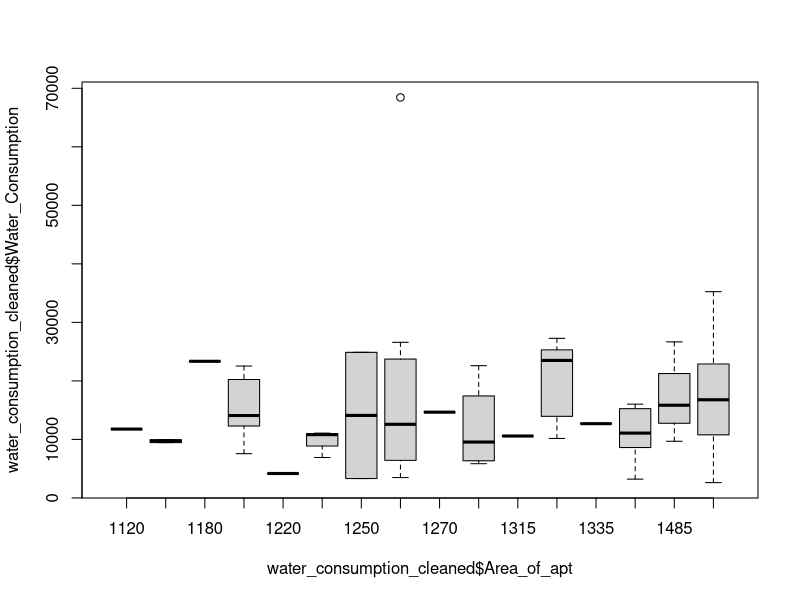
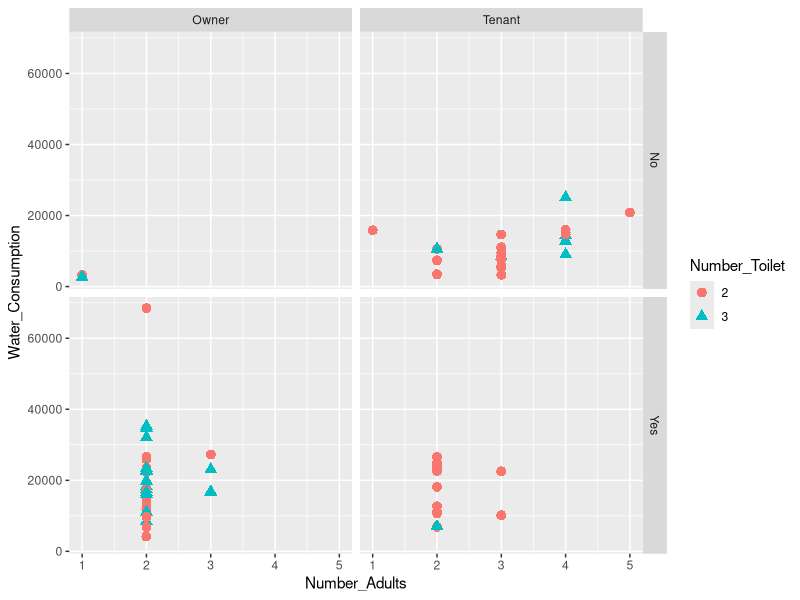

The R source for these figures, in order: (Note: this script raises an error after producing the figures.)
## ---- chunk 1
#getwd()
water_consumption=read.csv("Apartment_water_consumption.csv",stringsAsFactors = FALSE)
str(water_consumption)

## ---- chunk 2
water_consumption_cleaned=water_consumption[3:9]
str(water_consumption_cleaned)
## ---- chunk 3
colnames(water_consumption_cleaned)=c("Resident_status","Family_Status",
                                      "Number_Adults","Number_Children","Number_Toilet","Area_of_apt","Water_Consumption") 
        
## ---- chunk 4
water_consumption_cleaned$Resident_status <- as.factor(water_consumption_cleaned$Resident_status)
water_consumption_cleaned$Family_Status <- as.factor(water_consumption_cleaned$Family_Status)
water_consumption_cleaned$Number_Toilet <- as.factor(water_consumption_cleaned$Number_Toilet)
str(water_consumption_cleaned)
## ---- chunk 5

table(water_consumption_cleaned$Family_Status, useNA = "ifany")
water_consumption_cleaned=water_consumption_cleaned[complete.cases(water_consumption_cleaned),]
table(water_consumption_cleaned$Family_Status, useNA = "ifany")
str(water_consumption_cleaned)

## ---- chunk 6
library(ggplot2)
boxplot(water_consumption_cleaned$Water_Consumption~water_consumption_cleaned$Area_of_apt)
# We can clearly make out an outlier for an apartment for area 1255

qplot(Number_Adults, Water_Consumption, data=water_consumption_cleaned, shape=Number_Toilet, color=Number_Toilet, 
   facets=Family_Status~Resident_status, size=I(3),
   xlab="Number_Adults", ylab="Water_Consumption") 
## ---- chunk 7
# We will use five different models and do a comparison to get the best model
library(caret)
library(doParallel) 
cl <- makeCluster(detectCores(), type='PSOCK')
registerDoParallel(cl)
set.seed(5000)
start.time <- Sys.time()
# Multiple linear regression. We are taking the log of Water_Consumption as the relation between that and several variables are non -linear
m1 <- train(log(Water_Consumption) ~ ., data = water_consumption_cleaned, method = "lm")
# Regression Tree
m2 <-train(Water_Consumption ~ ., data = water_consumption_cleaned, method = "rpart", metric="Rsquared")
# Model Tree
m3 <-train(Water_Consumption ~ ., data = water_consumption_cleaned, method = "M5",metric="Rsquared")
# Random Forest
m4 <-train(Water_Consumption ~ ., data = water_consumption_cleaned, method = "rf",metric="Rsquared")

# Compare the models based on maximum R-Squared
RSquared_Linear_Regression=m1$results[which.max(m1$results$Rsquared),]["Rsquared"]
RSquared_Reg_Tree=m2$results[which.max(m2$results$Rsquared),]["Rsquared"]
RSquared_Model_Tree=m3$results[which.max(m3$results$Rsquared),]["Rsquared"]
RSquared_Random_Forest=m4$results[which.max(m4$results$Rsquared),]["Rsquared"]

library(data.table)

DT = data.table(ID = c("Linear_Reg","Reg_Tree","Model_Tree","Random_Forest"), R_Squared=c(RSquared_Linear_Regression,RSquared_Reg_Tree,RSquared_Model_Tree,RSquared_Random_Forest))

print(as.matrix(DT))

#From the R-Squared Table for the 4 models we can see that Linear_regression has the highest R-Squared. #However it is still low at approx 37%. Can we improve it. recall that from the visualiazation we did #during explore phase we found a big outlier. Can that be causing an issue? Let us remove that and try

water_consumption_cleaned_removed=water_consumption_cleaned[-which.max(water_consumption_cleaned$Water_Consumption),]

set.seed(5000)
ctrl <- trainControl(method = "boot632", number = 50)
# Multiple linear regression. We are taking the log of Water_Consumption as the relation between that and several variables are non -linear
m11 <- train(log(Water_Consumption) ~ ., data = water_consumption_cleaned_removed, method = "lm",trControl = ctrl)
# Regression Tree
m21 <-train(Water_Consumption ~ ., data = water_consumption_cleaned_removed, method = "rpart", metric="Rsquared",trControl = ctrl)
# Model Tree
m31 <-train(Water_Consumption ~ ., data = water_consumption_cleaned_removed, method = "M5",metric="Rsquared",trControl = ctrl)
# Random Forest
m41 <-train(Water_Consumption ~ ., data = water_consumption_cleaned_removed, method = "rf",metric="Rsquared",trControl = ctrl)

# Compare the models based on maximum R-Squared
RSquared_Linear_Regression_2=m11$results[which.max(m11$results$Rsquared),]["Rsquared"]
RSquared_Reg_Tree_2=m21$results[which.max(m21$results$Rsquared),]["Rsquared"]
RSquared_Model_Tree_2=m31$results[which.max(m31$results$Rsquared),]["Rsquared"]
RSquared_Random_Forest_2=m41$results[which.max(m41$results$Rsquared),]["Rsquared"]

DT2 = data.table(ID = c("Linear_Reg","Reg_Tree","Model_Tree","Random_Forest"), R_Squared=c(RSquared_Linear_Regression_2,RSquared_Reg_Tree_2,RSquared_Model_Tree_2,RSquared_Random_Forest_2))

print(as.matrix(DT2))

end.time <- Sys.time()
time.taken <- end.time - start.time
time.taken

# There is some improvement with R-Squared of regression now above 45%

## ---- chunk 8
newdata = data.frame(Area_of_apt=as.integer(1210),Number_Toilet=factor(2),Number_Adults=as.integer(2),
                     Number_Children=as.integer(1),
                     Family_Status="Yes",Resident_status="Tenant")
Predicted_Water_consumption=exp(predict(m11,newdata,interval="predict"))

#Predicted Monthly Consumption in liters

print(Predicted_Water_consumption)

